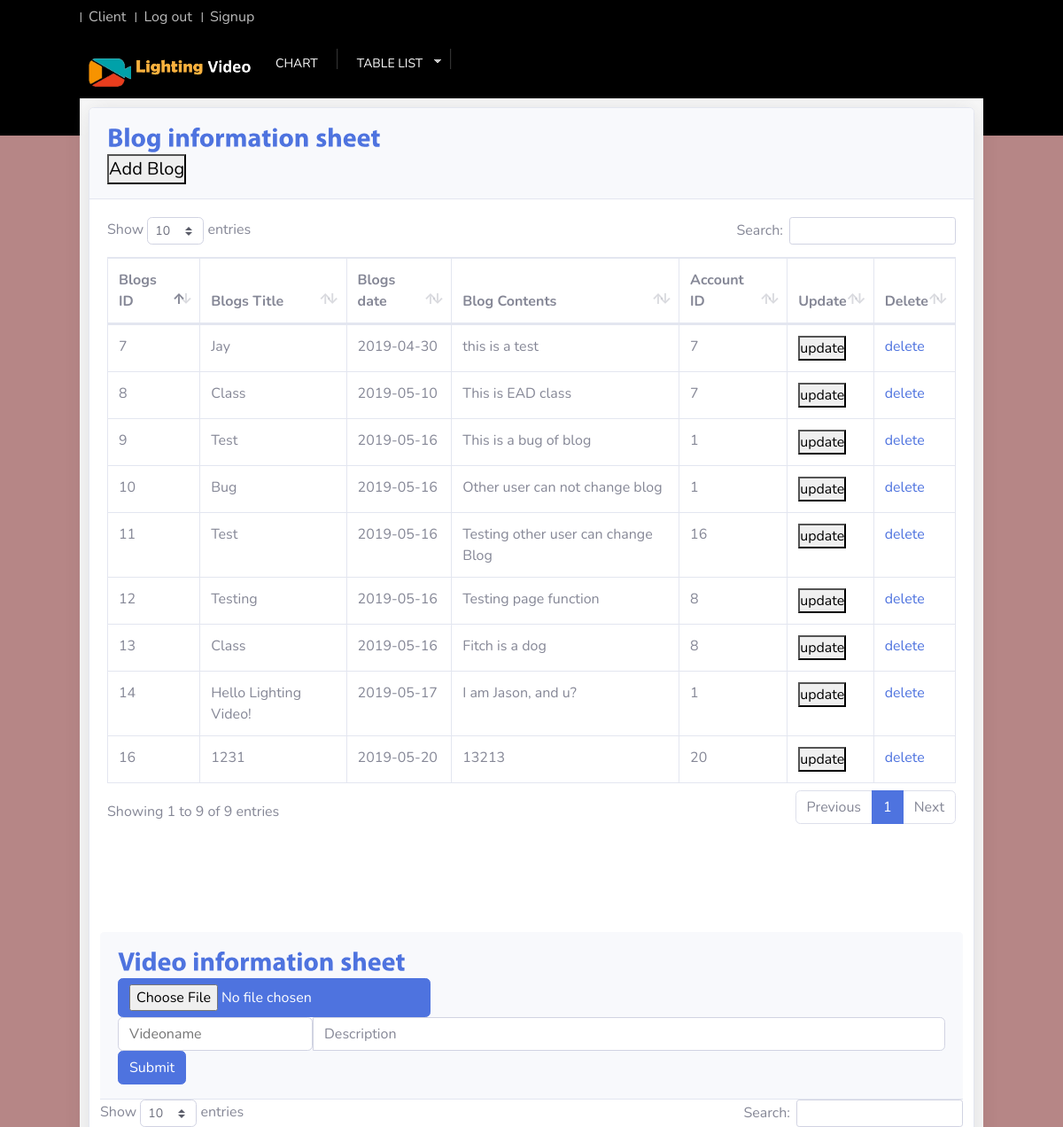
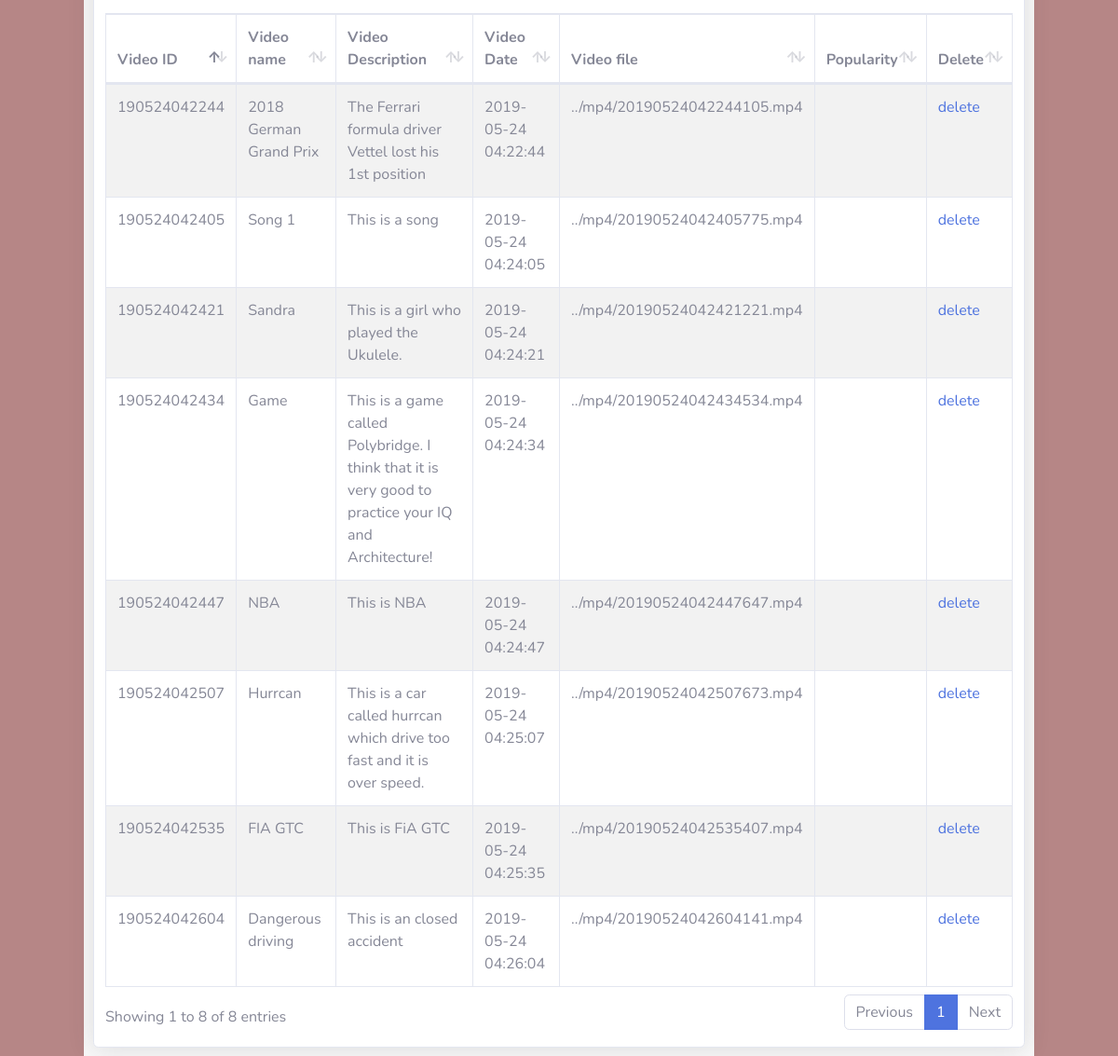
Page /admin/b_v_table.php (signed in) on the committed database (2 pictures, top to bottom).
### tables this page shows
CREATE TABLE `blogs` (
  `bg_id` int(20) NOT NULL,
  `bg_title` text,
  `bg_date` date DEFAULT NULL,
  `bg_contents` text,
  `ac_id` int(20) DEFAULT NULL
);

CREATE TABLE `videos` (
  `vd_id` varchar(18) NOT NULL,
  `vd_name` varchar(30) NOT NULL,
  `vd_content` text NOT NULL,
  `vd_date` datetime NOT NULL,
  `vd_file` text NOT NULL
);

### admin/b_v_table.php (the view, shortened to what this page needs)
<?php
require_once('../includes/head.php');
require_once('../includes/adminhead.php');
?>
<html lang="en">
<link href="css/button.css" rel="stylesheet">
<head>
</head>
<body>
    <div id="content_sec">
        <div class="card shadow mb-4">
            <div class="card-header py-3">
                <h6 class="m-0 font-weight-bold text-primary">Blog information sheet</h6>
                <button data-toggle="modal" data-target="#addbg">Add Blog</button>
            </div>
            <div class="card-body">
                <div class="table-responsive">
                    <table class="table table-bordered" id="dataTable" width="100%" cellspacing="0">
                        <?php
                        $query = "SELECT * ";
                        $query .= "FROM blogs";
                        $result = mysqli_query($connection, $query);
                        ?>
                        <thead>
                            <tr>
                                <th>Blogs ID</th>
                                <th>Blogs Title</th>
                                <th>Blogs date</th>
                                <th>Blog Contents</th>
                                <th>Account ID</th>
                                <th>Update</th>
                                <th>Delete</th>
                            </tr>
                        </thead>
                        <tbody>
                            <?php
                            while ($row = mysqli_fetch_array($result)) {
                                echo "<tr>";
                                echo "<td>" . $row["bg_id"] . "</td>";
                                echo "<td>" . $row["bg_title"] . "</td>";
                                echo "<td>" . $row["bg_date"] . "</td>";
                                echo "<td>" . $row["bg_contents"] . "</td>";
                                echo "<td>" . $row["ac_id"] . "</td>";
                                echo "<td><button data-toggle='modal' data-target='#updatebg'>update</buttone></td>";
                                echo "<td><a class='text' href='deletebg.php?bg_id=" . $row["bg_id"] . "'>delete</a></td>";
                                echo "</tr>";
                            }
                            ?>
                        </tbody>
                    </table>
                </div>
            </div>
            <div class="table">
                <div class="col-lg-12">
                    <div class="panel panel-default">
                        <div class="card-header py-3">
                            <h6 class="m-0 font-weight-bold text-primary">Video information sheet</h6>
                            <form method="POST" action="addvd.php" enctype="multipart/form-data">
                                <input class="btn btn-primary" type="file" name="myfile">
                                <div class="input-group">
                                    <input class="videoname" type="text" name="videoname" placeholder="Videoname">
                                    <input class="form-control" type="text" name="vd_content" placeholder="Description">
                                </div>
                                <button type="submit" class="btn btn-primary" name="submit" class="text">Submit</button>
                            </form>
                        </div>
                        <div class="panel-body">
                            <table width="100%" class="table table-striped table-bordered table-hover" id="dataTables-example">
                                <?php
                                $query = "SELECT * ";
                                $query .= "FROM videos";
                                $result = mysqli_query($connection, $query);
                                ?>
                                <thead>
                                    <tr>
                                        <th>Video ID</th>
                                        <th>Video name</th>
                                        <th>Video Description</th>
                                        <th>Video Date</th>
                                        <th>Video file</th>
                                        <th>Popularity</th>
                                        <th>Delete</th>
                                    </tr>
                                </thead>
                                <tbody>
                                    <?php
                                    while ($row = mysqli_fetch_array($result)) {
                                        echo "<tr>";
                                        echo "<td>" . $row["vd_id"] . "</td>";
                                        echo "<td>" . $row["vd_name"] . "</td>";
                                        echo "<td>" . $row["vd_content"] . "</td>";
                                        echo "<td>" . $row["vd_date"] . "</td>";
                                        echo "<td>" . $row["vd_file"] . "</td>";
                                        echo "<td>" . $row["vd_popularity"] . "</td>";
                                        echo "<td><a class='text' href='deletevd.php?vd_id=" . $row["vd_id"] . "'>delete</a></td>";
                                        echo "</tr>";
                                    }
                                    ?>
                                </tbody>
                            </table>
                        </div>
                    </div>
                </div>
            </div>

### css/login.css (style rules this page uses)
body { background-color: #b68686 !important; }

### css/style.css (style rules this page uses)
* { padding: 0px; margin: 0px; }
body { min-height: 1000px; background-color:#4e3d3d; font-family: Verdana, Geneva, sans-serif; font-size: 11px; color: #666; }
a { text-decoration: none; outline: none; color: #666; }
h6 { font-size: 12px; font-weight: normal; }
input { font-size: 11px; }
#content_sec { min-height: 1000px; position:relative; width: 1020px; height: 100%; float: left; background-color: #f9f9f9; border: #f9f9f9 solid 10px; }

### css/button.css (style rules this page uses)
.table { width: 100%; }
.videoname { display: block; height: calc(2.25rem + 2px); padding: .375rem .75rem; font-size: 1rem; font-weight: 400; line-height: 1.5; color: #6e707e; background-color: #fff; background-clip: padding-box; border: 1px solid #d1d3e2; border-radius: .35rem; }

### rows in the picture
blogs: bg_id "7", bg_title "Jay", bg_date "2019-04-30", bg_contents "this is a test", ac "7"
blogs: bg_id "8", bg_title "Class", bg_date "2019-05-10", bg_contents "This is EAD class", ac "7"
blogs: bg_id "9", bg_title "Test", bg_date "2019-05-16", bg_contents "This is a bug of blog", ac "1"
blogs: bg_id "10", bg_title "Bug", bg_date "2019-05-16", bg_contents "Other user can not change blog", ac "1"
blogs: bg_id "11", bg_title "Test", bg_date "2019-05-16", bg_contents "Testing other user can change Blog", ac "16"
blogs: bg_id "12", bg_title "Testing", bg_date "2019-05-16", bg_contents "Testing page function", ac "8"
blogs: bg_id "13", bg_title "Class", bg_date "2019-05-16", bg_contents "Fitch is a dog", ac "8"
blogs: bg_id "14", bg_title "Hello Lighting Video!", bg_date "2019-05-17", bg_contents "I am Jason, and u?", ac "1"
blogs: bg_id "16", bg_title "1231", bg_date "2019-05-20", bg_contents "13213", ac "20"
videos: vd_id "190524042244", vd_name "2018 German Grand Prix", vd_content "The Ferrari formula driver Vettel lost his 1st position", vd_date "2019-05-24 04:22:44", vd_file "../mp4/20190524042244105.mp4"
videos: vd_id "190524042405", vd_name "Song 1", vd_content "This is a song", vd_date "2019-05-24 04:24:05", vd_file "../mp4/20190524042405775.mp4"
videos: vd_id "190524042421", vd_name "Sandra", vd_content "This is a girl who played the Ukulele.", vd_date "2019-05-24 04:24:21", vd_file "../mp4/20190524042421221.mp4"
videos: vd_id "190524042434", vd_name "Game", vd_content "This is a game called Polybridge. I think that it is very good to practice your IQ and Architecture!", vd_date "2019-05-24 04:24:34", vd_file "../mp4/20190524042434534.mp4"
videos: vd_id "190524042447", vd_name "NBA", vd_content "This is NBA", vd_date "2019-05-24 04:24:47", vd_file "../mp4/20190524042447647.mp4"
videos: vd_id "190524042507", vd_name "Hurrcan", vd_content "This is a car called hurrcan which drive too fast and it is over speed.", vd_date "2019-05-24 04:25:07", vd_file "../mp4/20190524042507673.mp4"
videos: vd_id "190524042535", vd_name "FIA GTC", vd_content "This is FiA GTC", vd_date "2019-05-24 04:25:35", vd_file "../mp4/20190524042535407.mp4"
videos: vd_id "190524042604", vd_name "Dangerous driving", vd_content "This is an closed accident", vd_date "2019-05-24 04:26:04", vd_file "../mp4/20190524042604141.mp4"
